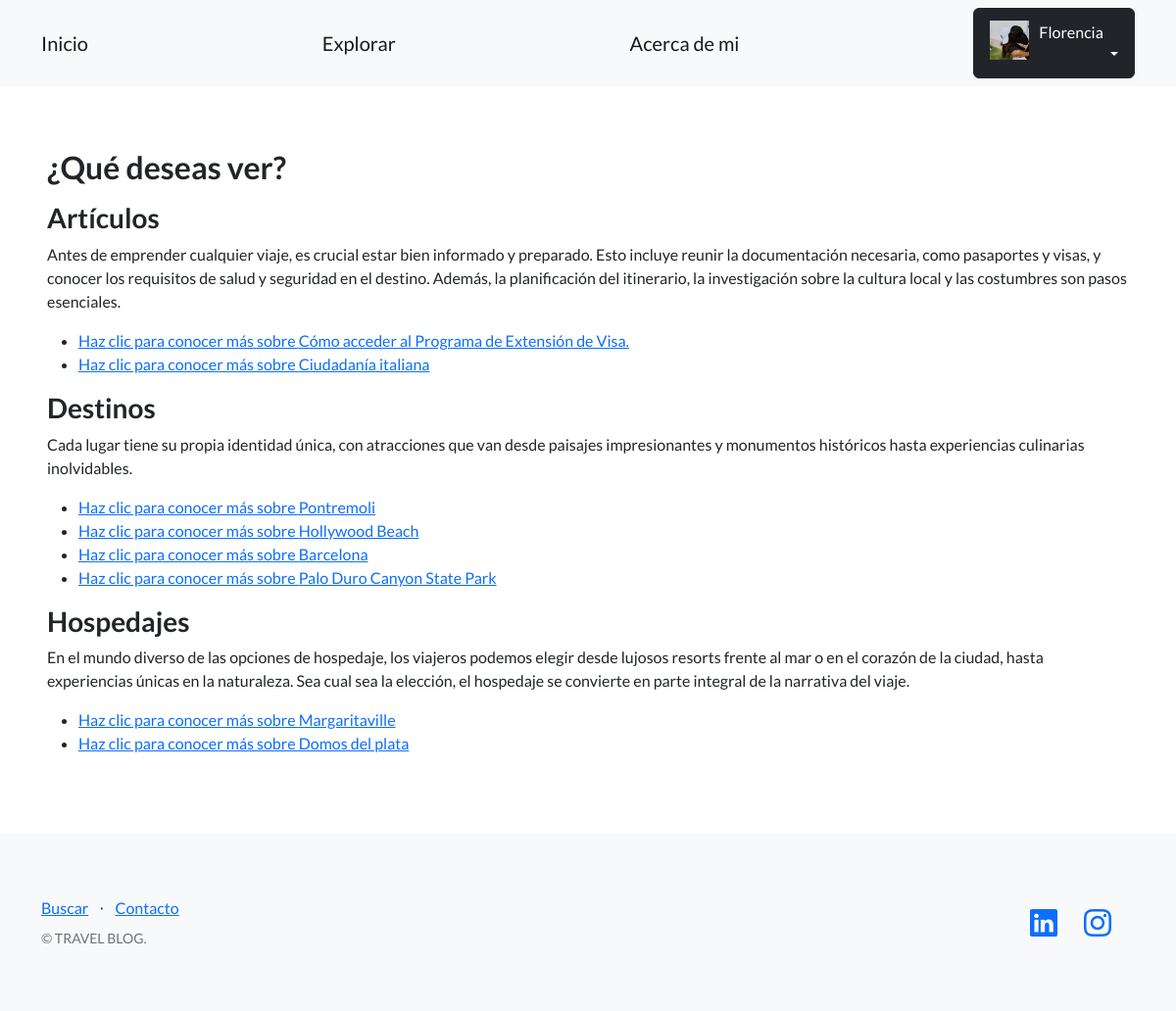
The app's page /blog/pages/ (signed in) with its own data.
### accounts/models.py (models this page shows, shortened)
class Avatar(models.Model):
   user = models.OneToOneField(User, on_delete=models.CASCADE, null=True)
   imagen = models.ImageField(upload_to='avatares/', null=True, blank=True)

### blog/models.py (models this page shows, shortened)
class Articulo(models.Model):
    titulo = models.CharField(max_length=200)
    subtitulo = models.CharField(max_length=200)
    contenido = models.TextField()
    autor = models.CharField(max_length=200)
    fecha_publicacion = models.DateTimeField(auto_now_add=True)
    creador = models.ForeignKey(User, on_delete=models.SET_NULL, null=True)

class Destino(models.Model):
    nombre = models.CharField(max_length=100)
    descripcion = models.TextField()
    imagen = models.ImageField(upload_to='destinos/')
    creador = models.ForeignKey(User, on_delete=models.SET_NULL, null=True)

class Hospedaje(models.Model):
    nombre = models.CharField(max_length=100)
    destino = models.CharField(max_length=100)
    descripcion = models.TextField()
    imagen = models.ImageField(upload_to='hospedajes/')
    creador = models.ForeignKey(User, on_delete=models.SET_NULL, null=True)

### blog/views.py (the view)
# urls.py: path('pages/', views.pages, name='pages'),
def pages(request):
    articulos = Articulo.objects.all()
    destinos = Destino.objects.all()
    hospedajes = Hospedaje.objects.all()
    return render(request, 'blog/pages.html', {'articulos': articulos, 'destinos': destinos, 'hospedajes': hospedajes})

### blog/templates/blog/pages.html (shortened to what this page needs)
{% extends "base.html" %}
{% block contenido %}
<h2>¿Qué deseas ver?</h2></p>
<h3>Artículos</h3>
<p>Antes de emprender cualquier viaje, es crucial estar bien informado y preparado. Esto incluye reunir la documentación necesaria, como pasaportes y visas, y conocer los requisitos de salud y seguridad en el destino. Además, la planificación del itinerario, la investigación sobre la cultura local y las costumbres son pasos esenciales.</p>
<ul>
    {% for articulo in articulos %}
        <li><a href="{% url 'lista_articulos' %}">Haz clic para conocer más sobre {{ articulo.titulo }}</a></li>
    {% endfor %}
</ul>
<h3>Destinos</h3>
<p>Cada lugar tiene su propia identidad única, con atracciones que van desde paisajes impresionantes y monumentos históricos hasta experiencias culinarias inolvidables.</p>
<ul>
    {% for destino in destinos %}
        <li><a href="{% url 'lista_destinos' %}">Haz clic para conocer más sobre {{ destino.nombre }}</a></li>
    {% endfor %}
</ul>
<h3>Hospedajes</h3>
<p>En el mundo diverso de las opciones de hospedaje, los viajeros podemos elegir desde lujosos resorts frente al mar o en el corazón de la ciudad, hasta experiencias únicas en la naturaleza. Sea cual sea la elección, el hospedaje se convierte en parte integral de la narrativa del viaje.</p>
<ul>
    {% for hospedaje in hospedajes %}
        <li><a href="{% url 'lista_hospedajes' %}">Haz clic para conocer más sobre {{ hospedaje.nombre }}</a></li>
    {% endfor %}
</ul>
{% endblock %}

### templates_base/base.html (shortened to what this page needs)
{% load static %}
<!DOCTYPE html>
<html lang="en">
    <head>
        <link href="https://cdn.jsdelivr.net/npm/bootstrap-icons@1.5.0/font/bootstrap-icons.css" rel="stylesheet" type="text/css" />
        <link href="{% static 'css/styles.css' %}" rel="stylesheet" />
    </head>
    <body>
        <nav class="navbar navbar-light bg-light static-top">
            <div class="container">
                <a class="navbar-brand" href="{% url 'home' %}">Inicio</a>
                <a class="navbar-brand" href="{% url 'pages' %}">Explorar</a>
                <a class="navbar-brand" href="{% url 'about' %}">Acerca de mi</a>
                {% if user.is_authenticated %}
                <div class="dropdown">
                    <button class="btn btn-dark dropdown-toggle" type="button" id="dropdownMenuButton1" data-bs-toggle="dropdown" aria-expanded="false">
                        <div style="display: inline-flex;">
                            <img src="{{user.avatar.imagen.url}}" style="max-width:40px;margin-right: 10px;">
                            <span>{{ user.username }}</span>
                        </div>
                    </button>
                </div>
                {% else %}
                <a class="btn btn-dark" href="{% url 'login' %}">Inicio sesión</a>
                <a class="btn btn-dark" href="{% url 'sign_up' %}">Registro</a>
                {% endif %}
            </div>
        </nav>
        <section style="padding:4rem 3rem;">
            {% block contenido %}
            {% endblock contenido %}
        </section>
        <footer class="footer bg-light">
            <div class="container">
                <div class="row">
                    <div class="col-lg-6 h-100 text-center text-lg-start my-auto">
                        <ul class="list-inline mb-2">
                            <li class="list-inline-item"><a href="{% url 'search_results' %}">Buscar</a></li>
                            <li class="list-inline-item">⋅</li>
                            <li class="list-inline-item"><a href="{% url 'contacto' %}">Contacto</a></li>
                        </ul>
                        <p class="text-muted small mb-4 mb-lg-0">&copy; TRAVEL BLOG.</p>
                    </div>
                    <div class="col-lg-6 h-100 text-center text-lg-end my-auto">
                        <ul class="list-inline mb-0">
                            <li class="list-inline-item me-4">
                                <a href="https://www.linkedin.com/in/fvillarcorbo"><i class="bi-linkedin fs-3"></i></a>
                            </li>
                            <li class="list-inline-item me-4">
                                <a href="https://www.instagram.com/florivillar"><i class="bi-instagram fs-3"></i></a>
                            </li>
                        </ul>
                    </div>
                </div>
            </div>
        </footer>
    </body>
</html>

### records on screen
Articulo: titulo "Cómo acceder al Programa de Extensión de Visa."
Articulo: titulo "Ciudadanía italiana"
Destino: nombre "Pontremoli"
Destino: nombre "Hollywood Beach"
Destino: nombre "Barcelona"
Destino: nombre "Palo Duro Canyon State Park"
Hospedaje: nombre "Margaritaville"
Hospedaje: nombre "Domos del plata"

### other values on screen
{{ user.username }} "Florencia"
